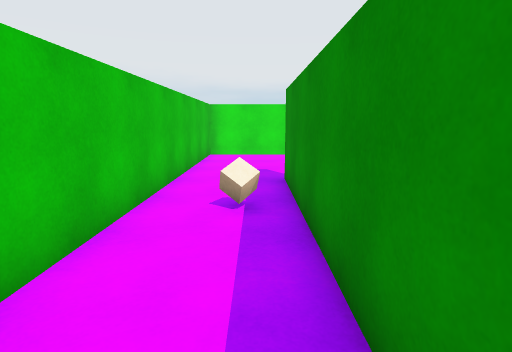
[1] (above)

24 first-person views from a walk through a Unity game level. The camera is 1.5 m above the floor, tilts 10° down and sees 80° across. The floor is counted in squares, 1 m on a side. Each view is taken from the middle of a square. On the plan, view 1 faces up. The plan holds only what a view shows up to about 15 squares ahead; the rest is blank. The player character is not drawn.

[2]
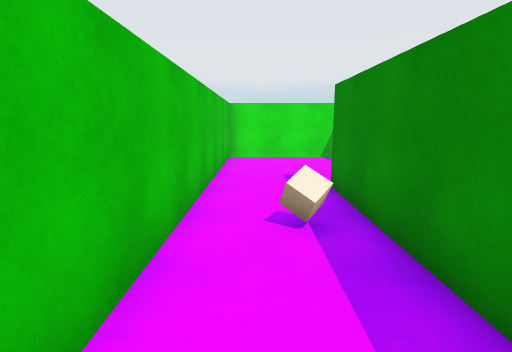

[3]
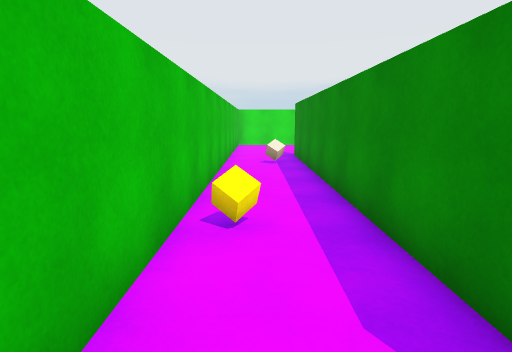

[4]
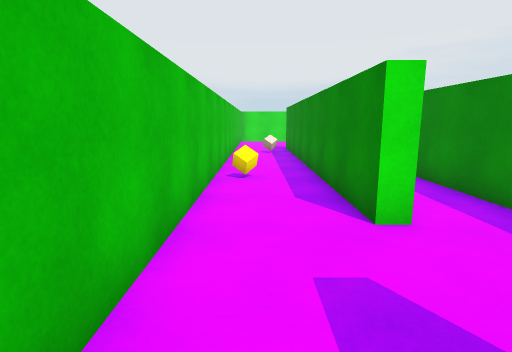

[5]
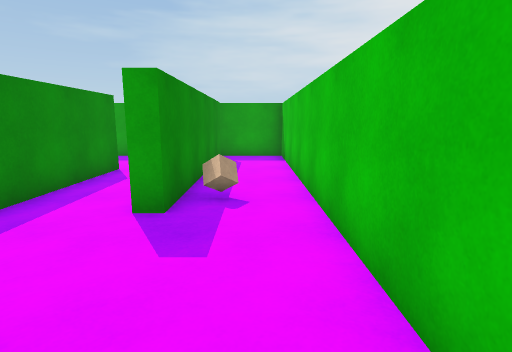

[6]
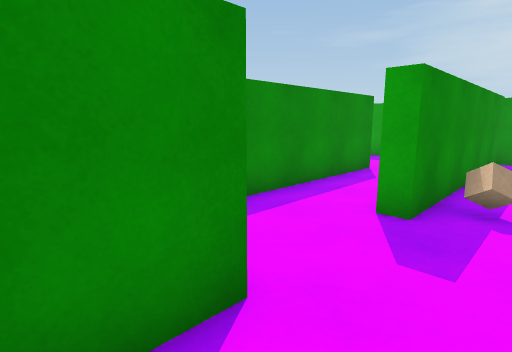

[7]
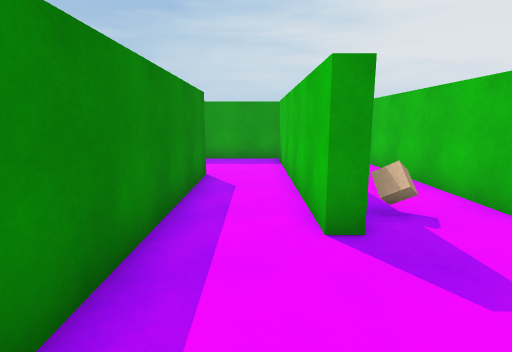

[8]
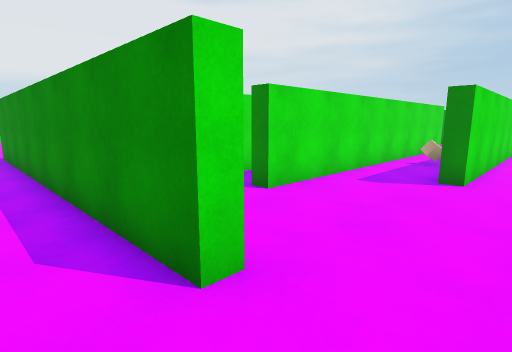

[9]
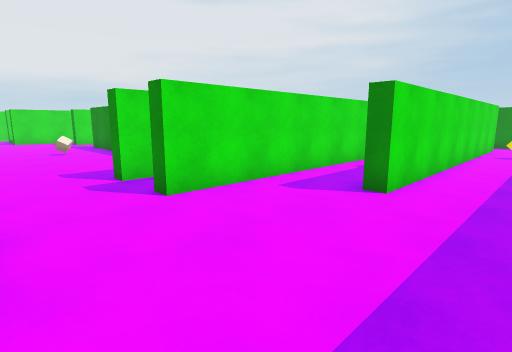

[10]
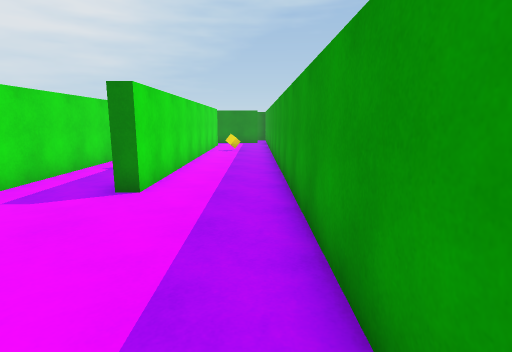

[11]
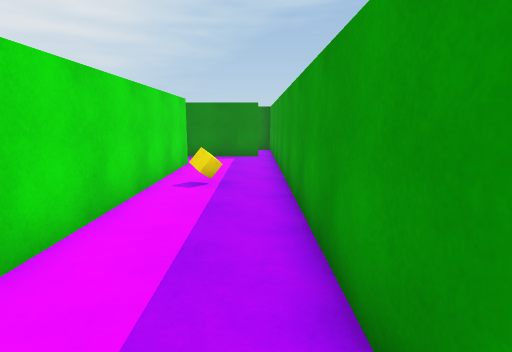

[12]
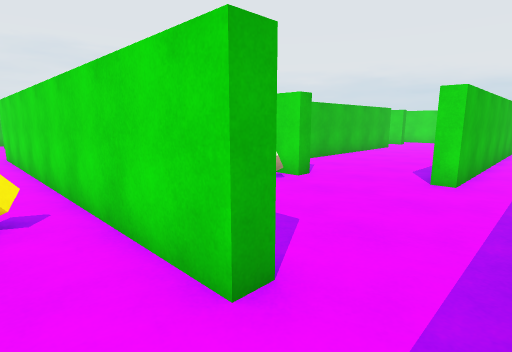

[13]
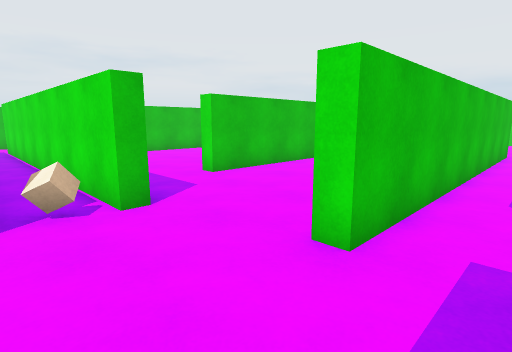

[14]
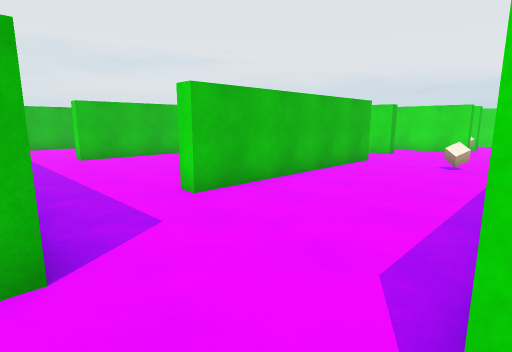

[15]
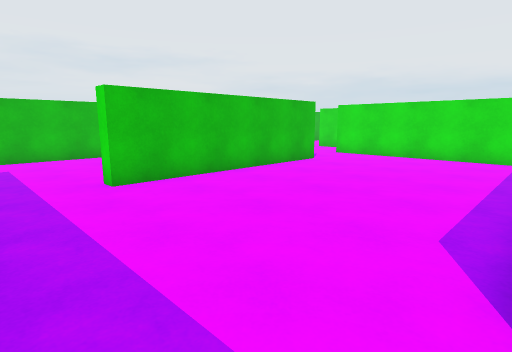

[16]
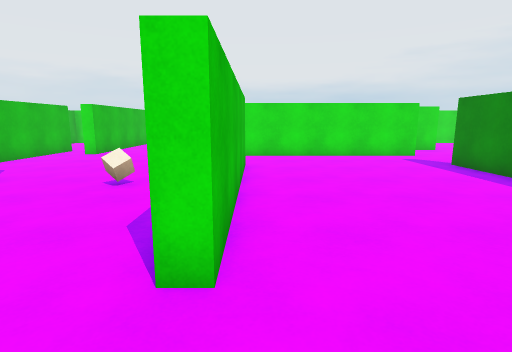

[17]
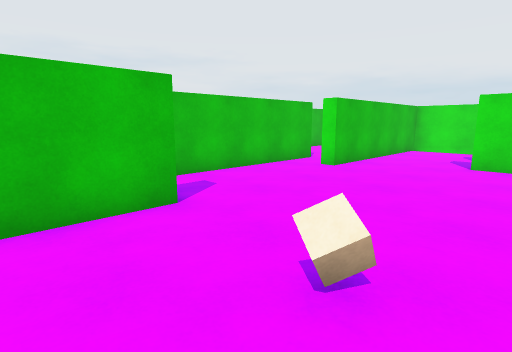

[18]
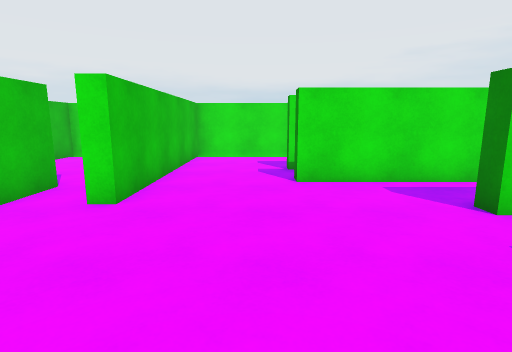

[19]
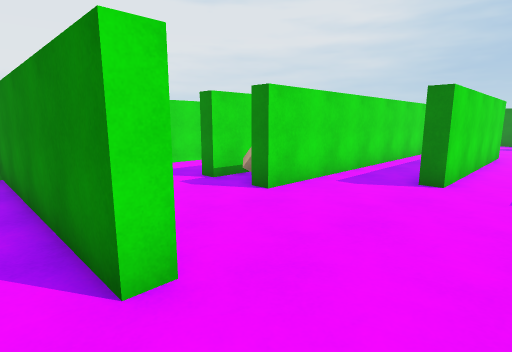

[20]
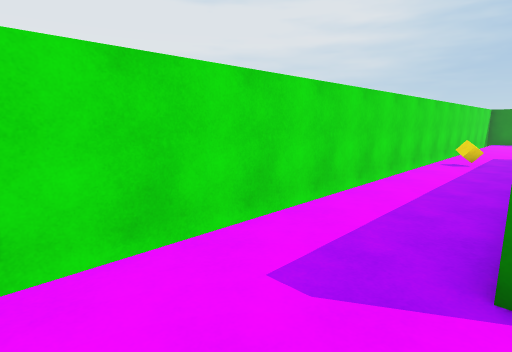

[21]
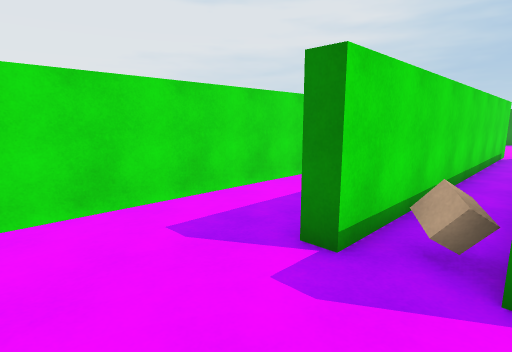

[22]
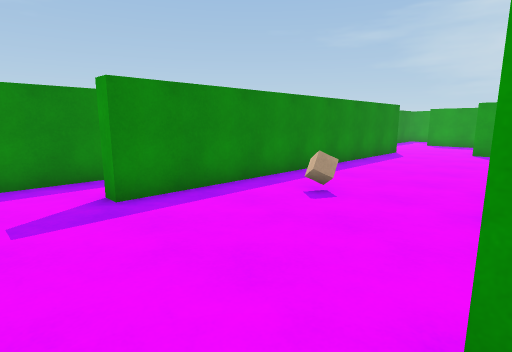

[23]
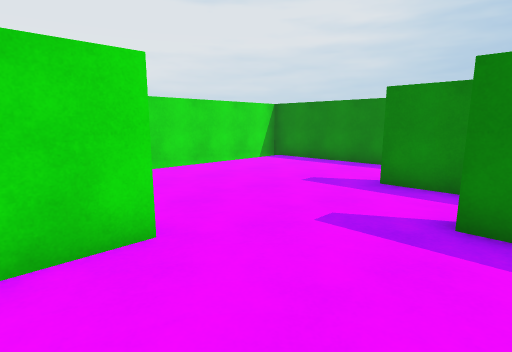

[24]
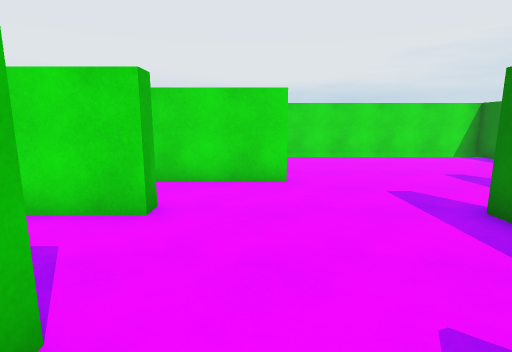

### Floor plan
Points are (right, up) in squares from view 1. A wall is a line through its corners. A room is listed if a view was taken in it or the views show most of it. See-through windows are left out.
Room 1 (views 1, 2, 3, 4, 5, 6)
walls: (1.4, -5.7) (0.8, -5.7) (0.8, 8.1); (2.9, 6.5) (2.9, 14.4); (1.3, 8.1) (1.3, 6.6); (3.5, -13.8) (3.5, -6.6); (2.5, 14.6) (-2.2, 14.6) (-2.2, -17.8) (1, -17.8); (0.5, -17.2) (0.5, -8.9) (1.1, -8.9) (1.1, -14.5)
ways out: opening at (2, -6.7) to room 2; opening at (2, 7.5) to room 2; opening at (2.5, -13.5) to room 2
objects: other object (-1, -2); other object (0, -10); other object (0, 5)
Room 2 (views 7, 8, 9, 10, 11, 12, 13, 14, 15, 16, 17, 18, 19, 20, 21, 22, 23, 24)
walls: (18, 0.2) (18, 2.9); (18.6, 2.9) (18.6, -5.4) (18, -5.4); (10.6, 2.9) (10.6, -5.4) (10, -5.4); (18.2, 6.4) (18.2, 5.8) (9.9, 5.8) (9.9, 6.4); (20.1, -8.5) (20.8, -8.5) (20.8, -9.1) (7, -9.1) (7, -8.5); (23.8, -7.8) (23.8, 5.9) (24.4, 5.9) (24.4, -7.8) (23.8, -7.8); (18.9, -11.4) (7, -11.4) (7, -10.8); (20.8, 9.2) (20.8, 8.6) (7, 8.6) (7, 9.2); (4, 0) (4, -6.9); (26.4, 5.1) (26.4, 8.1); (20.8, 10.7) (7, 10.7) (7, 11.2); (3.5, -6.6) (3.5, -0.1); (24.2, -13.9) (24.2, -14.5) (10.5, -14.5) (10.5, -13.9); (1.3, 6.6) (1.3, 1.4); (29.8, 9.4) (29.8, 14.6) (3.4, 14.6) (3.4, 6.5) (2.9, 6.5); (4, -13.8) (3.5, -13.8); (26.4, -17.1) (26.4, -14); (1.1, -14.5) (1.1, -17); (1, -17.8) (28, -17.8)
ways out: opening at (2, -6.7) to room 1; opening at (2, 7.5) to room 1; opening at (2.5, -13.5) to room 1
objects: other object (8, -1); other object (8, 10); other object (14, -13); other object (17, 13); other object (20, -10); other object (21, -16); other object (22, 2)

Positions as (right, up) in squares from view 1, and headings:
1: (0, 0), facing up
2: (-1, 1), facing up
3: (-1, -6), facing up
4: (-1, -10), facing up
5: (-1, -4), facing down
6: (-1, -4), facing down-right
7: (2, -5), facing down
8: (2, -16), facing up-right
9: (4, -17), facing up-right
10: (4, -17), facing right
11: (13, -17), facing right
12: (26, -16), facing up-left
13: (26, -11), facing up-left
14: (24, -9), facing up-left
15: (18, -8), facing up-left
16: (11, -8), facing up
17: (9, -3), facing up-left
18: (6, 1), facing up
19: (2, 4), facing up-right
20: (4, 11), facing up-right
21: (4, 9), facing up-right
22: (18, 8), facing down-right
23: (19, 5), facing up-right
24: (20, 1), facing up
